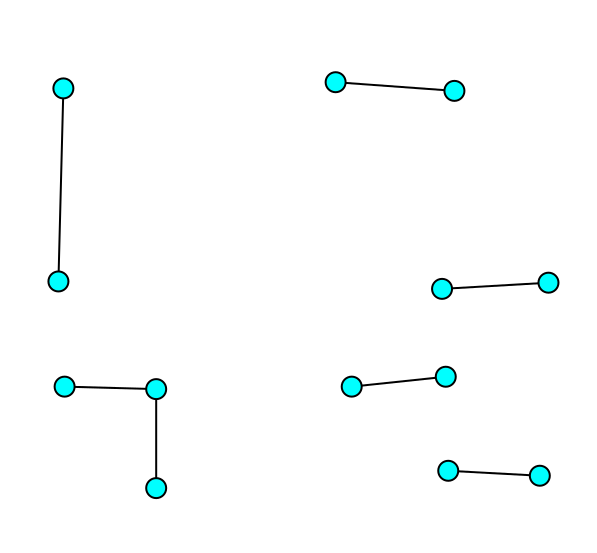
#> input picture Sample Images/1.png, 597 x 553 px
$ python -i question2.py   (imports and definitions only)   (older library calls are emulated)
#> lines starting #> are read from the running program, lines starting #| are printed output that depends on the picture; after the words box and inside, x2 and y2 are one past the last pixel; in counts of white or black regions, pixels touching at a corner belong together
# import required libraries

# pandas==0.22.0
# opencv-python==3.4.2.16

import cv2
import pandas as pd

answers = [] #initialize a list for storing the output (amount required by lenna ) for each image.

def max_cities(image):
#> called with image = '../Sample Images/1.png'
	dict_states = {} #initialize a dictionary to store number of cities for each state.
	img = cv2.imread(image,0) #take in the input image as a grayscale image.
#> img: shape (553, 597); min 0, max 255, mean 252
	imgneg = cv2.bitwise_not(img) #convert the image to it's negative.
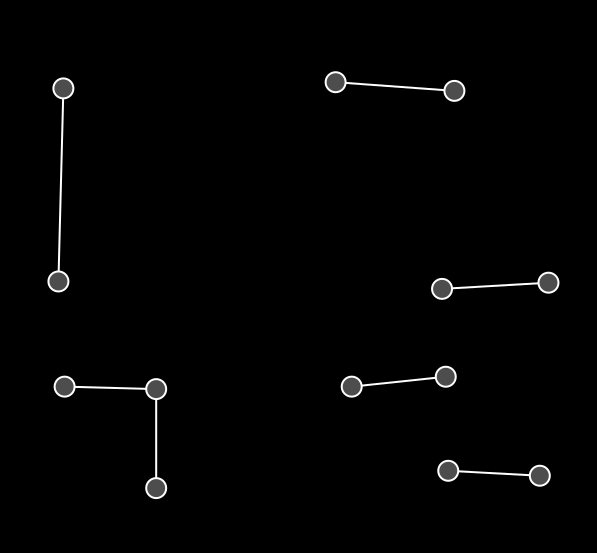
#> imgneg: shape (553, 597); min 0, max 255, mean 3
	ret,thresh = cv2.threshold(imgneg,155,255,0) #threshold the image
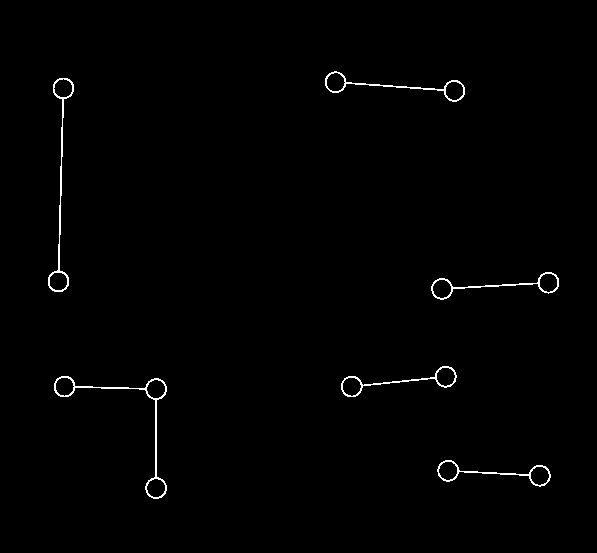
#> thresh: shape (553, 597); 0.83% white in thin lines or dots, all inside (x1, y1, x2, y2) = (48, 71, 559, 499)
	im2, contours, hierarchy = cv2.findContours(thresh,cv2.RETR_TREE,cv2.CHAIN_APPROX_SIMPLE) #find all the contours in the image.
#> contours = 19 contours; largest, box (x1, y1, x2, y2) and area: (54, 376, 167, 499) 1157, (48, 78, 74, 292) 818, (325, 71, 465, 102) 758, (431, 272, 559, 300) 751, (437, 460, 551, 487) 742
	filtered_hierarchy = [] #initialize a list to filter out the unwanted hirerarchy of contours.
	for i in range(len(contours)):
		approx = cv2.approxPolyDP(contours[i],0.01*cv2.arcLength(contours[i],True),True) #to check if the contour is a circle or not.
		area = cv2.contourArea(contours[i]) #calculate the area of the contour
		if (len(approx) > 8 or (area > 180 and area < 700)): #if number of side of a contour >  8 and area of the contour in [180,700].
			filtered_hierarchy.append(hierarchy[0][i].tolist()) #hierarchy[0][i] is a ndarray. convert it to list and append to filtered_hierarchy.
#> this loop made 19 passes
#> area on passes 1 to 12: 742, 277.5, 278.5, 1157, 275, 275, 271, 740, 274, 276.5, 751, 278
#> after the loop, filtered_hierarchy = 19 items, first 6: [3, -1, 1, -1], [2, -1, -1, 0], [-1, 1, -1, 0], [7, 0, 4, -1], [5, -1, -1, 3], [6, 4, -1, 3]

	for h in filtered_hierarchy:
		if (h[3] != -1): # if the contour is a child another contour
			if (h[3] not in dict_states.keys()): # store the number of cities as a value for each state as the key.
				dict_states[h[3]] = 1
			else:
				dict_states[h[3]] += 1
#> this loop made 19 passes
#> h on passes 1 to 12: [3, -1, 1, -1], [2, -1, -1, 0], [-1, 1, -1, 0], [7, 0, 4, -1], [5, -1, -1, 3], [6, 4, -1, 3], [-1, 5, -1, 3], [10, 3, 8, -1], [9, -1, -1, 7], [-1, 8, -1, 7], [13, 7, 11, -1], [12, -1, -1, 10]
#> after the loop, dict_states = {0: 2, 3: 3, 7: 2, 10: 2, 13: 2, 16: 2}
	if (dict_states.values()): #check if dict_states not empty.
		return max(dict_states.values())
	else: 						#the intenral contours were not detected properly.
		return 5 #a random number

# [6 lines not run here, left out]

df = pd.DataFrame(answers,columns=['id','number']) #initialize a dataframe and feed answers list as the data into it.
# [1 line not run here, left out]

>>> result = max_cities('../Sample Images/1.png')
#> result = 3

$ run again, on Sample Images/10.png
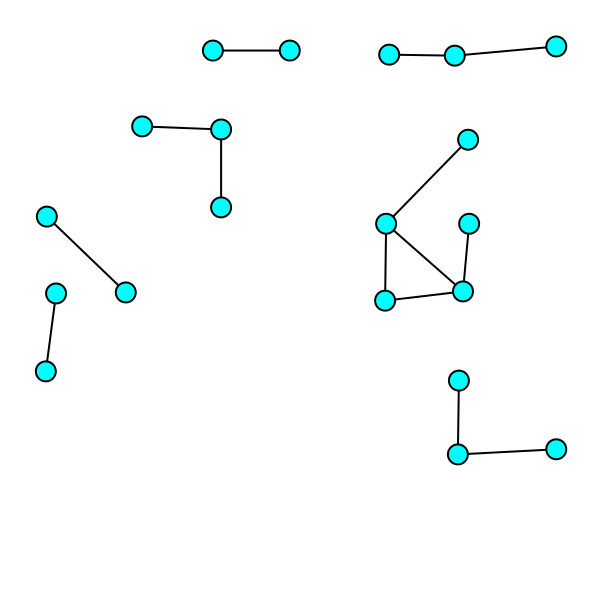
#> input picture Sample Images/10.png, 598 x 589 px
#> in max_cities, `imgneg = cv2.bitwise_not(img) #convert the image to it's negative.`:
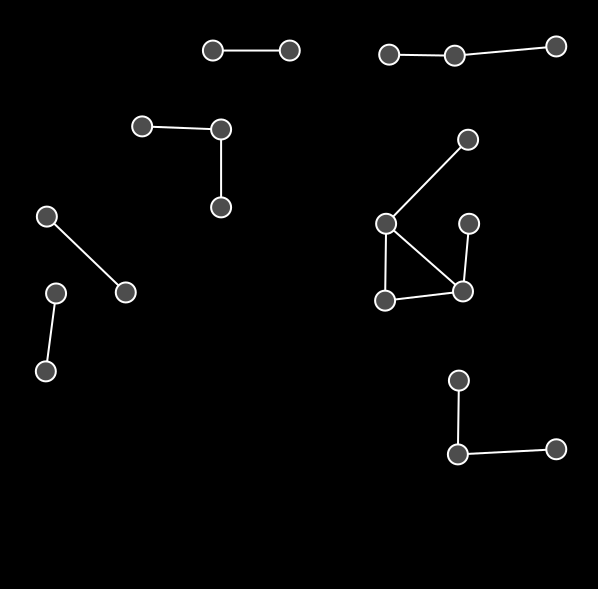
#> imgneg: shape (589, 598); min 0, max 255, mean 4.2
#> in max_cities, `ret,thresh = cv2.threshold(imgneg,155,255,0)`:
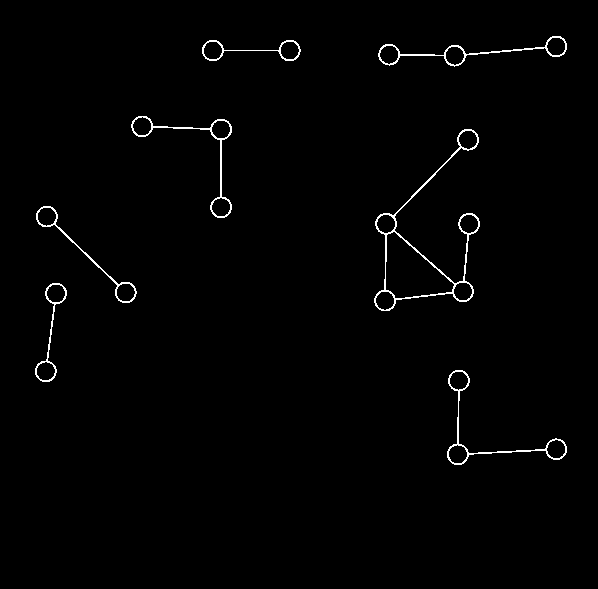
#> thresh: shape (589, 598); 1.1% white in thin lines or dots, all inside (x1, y1, x2, y2) = (35, 36, 567, 465)
#> contours = 28 contours; largest, box (x1, y1, x2, y2) and area: (374, 129, 480, 311) 4756, (385, 231, 455, 299) 2733, (378, 36, 567, 67) 1125, (131, 116, 232, 218) 1124, (447, 370, 567, 465) 1116
#> the loop in max_cities, `for i in range(len(contours)):` made 28 passes
#> area on passes 1 to 8: 1116, 276.5, 276.5, 276.5, 723.5, 276.5, 274, 777.5
#> after the loop in max_cities, `for i in range(len(contours)):`: filtered_hierarchy = 27 items, first 6: [4, -1, 1, -1], [2, -1, -1, 0], [3, 1, -1, 0], [-1, 2, -1, 0], [7, 0, 5, -1], [6, -1, -1, 4]
#> the loop in max_cities, `for h in filtered_hierarchy:` made 27 passes
#> after the loop in max_cities, `for h in filtered_hierarchy:`: dict_states = {0: 3, 4: 2, 7: 2, 10: 5, 17: 3, 21: 2, 24: 3}
#> result = 5

$ run again, on Sample Images/2.png
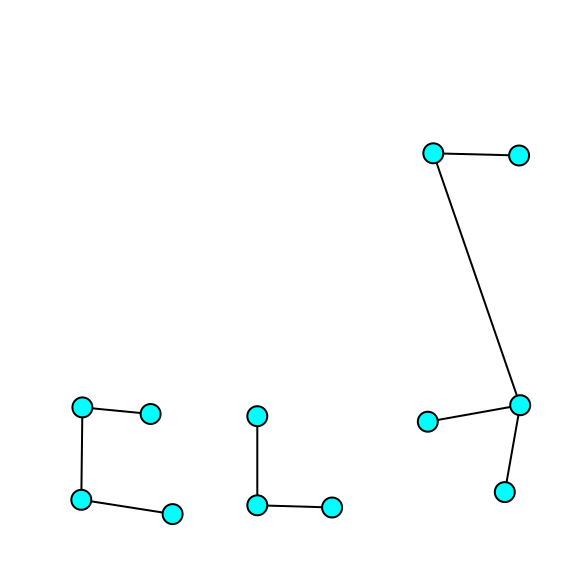
#> input picture Sample Images/2.png, 585 x 564 px
#> in max_cities, `imgneg = cv2.bitwise_not(img) #convert the image to it's negative.`:
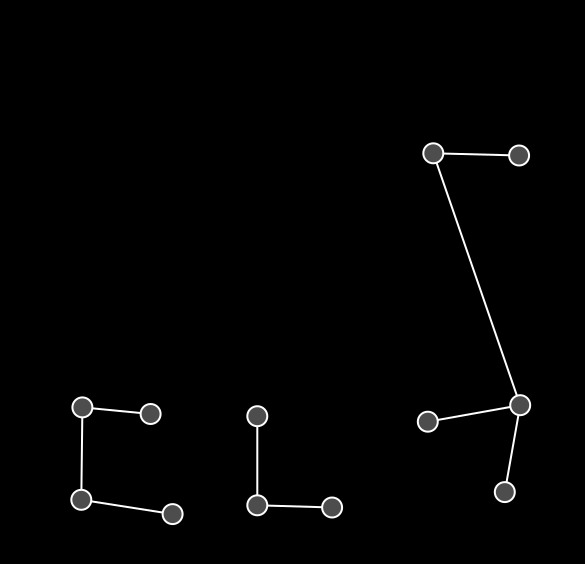
#> imgneg: shape (564, 585); min 0, max 255, mean 3
#> in max_cities, `ret,thresh = cv2.threshold(imgneg,155,255,0)`:
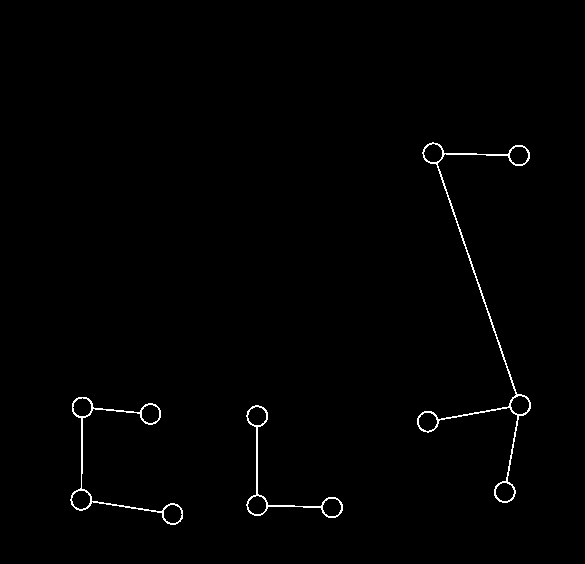
#> thresh: shape (564, 585); 0.85% white in thin lines or dots, all inside (x1, y1, x2, y2) = (70, 142, 531, 525)
#> contours = 15 contours; largest, box (x1, y1, x2, y2) and area: (417, 142, 531, 503) 2086, (70, 397, 183, 525) 1510, (246, 405, 343, 518) 1136, (247, 406, 267, 426) 278, (71, 490, 91, 510) 278
#> the loop in max_cities, `for i in range(len(contours)):` made 15 passes
#> area on passes 1 to 8: 1135.5, 274, 276, 277.5, 1510.5, 275.5, 277.5, 274
#> after the loop in max_cities, `for i in range(len(contours)):`: filtered_hierarchy = [[4, -1, 1, -1], [2, -1, -1, 0], [3, 1, -1, 0], [-1, 2, -1, 0], [9, 0, 5, -1], [6, -1, -1, 4], [7, 5, -1, 4], [8, 6, -1, 4], [-1, 7, -1, 4], [-1, 4, 10, -1], [11, -1, -1, 9], [12, 10, -1, 9], [13, 11, -1, 9], [14, 12, -1, 9], [-1, 13, -1, 9]]
#> the loop in max_cities, `for h in filtered_hierarchy:` made 15 passes
#> after the loop in max_cities, `for h in filtered_hierarchy:`: dict_states = {0: 3, 4: 4, 9: 5}
#> result = 5

$ run again, on Sample Images/3.png
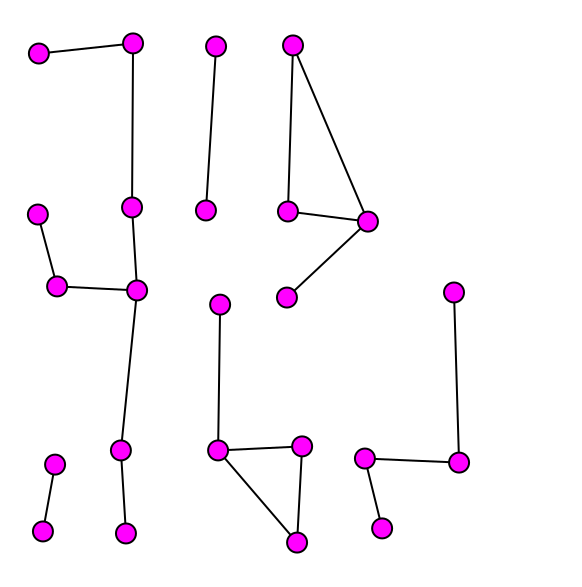
#> input picture Sample Images/3.png, 582 x 587 px
#> in max_cities, `imgneg = cv2.bitwise_not(img) #convert the image to it's negative.`:
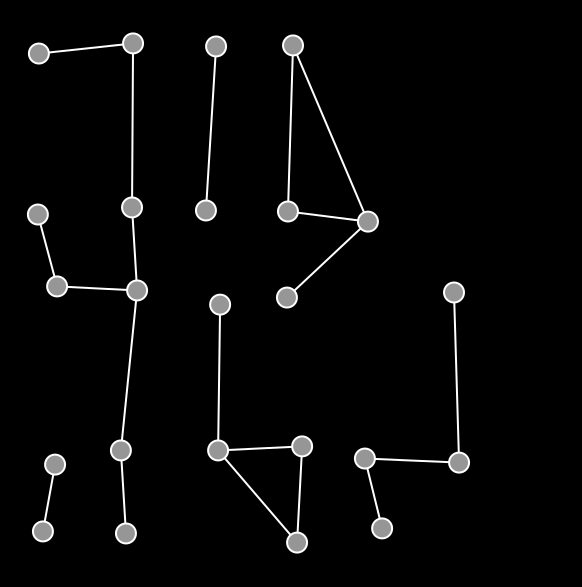
#> imgneg: shape (587, 582); min 0, max 255, mean 7.7
#> in max_cities, `ret,thresh = cv2.threshold(imgneg,155,255,0)`:
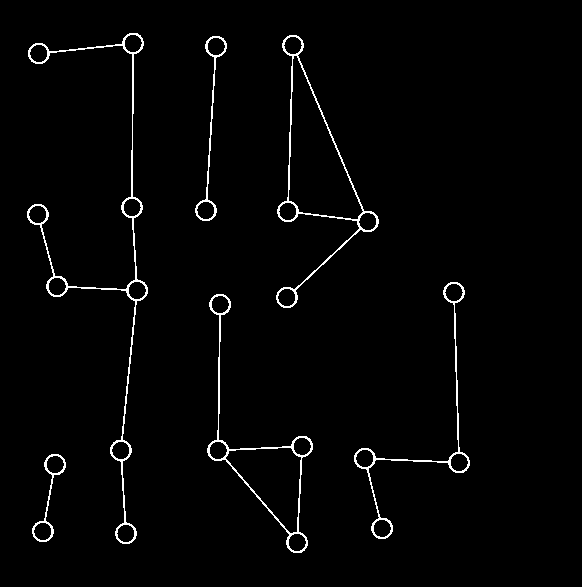
#> thresh: shape (587, 582); 2% white in thin lines or dots, all inside (x1, y1, x2, y2) = (27, 33, 470, 553)
#> contours = 32 contours; largest, box (x1, y1, x2, y2) and area: (276, 35, 379, 308) 8098, (288, 55, 364, 220) 6340, (207, 294, 313, 553) 5422, (225, 447, 302, 534) 3740, (27, 33, 148, 544) 3190
#> the loop in max_cities, `for i in range(len(contours)):` made 32 passes
#> area on passes 1 to 8: 717, 253, 252, 5421.5, 253, 3740, 253, 252
#> after the loop in max_cities, `for i in range(len(contours)):`: filtered_hierarchy = 30 items, first 6: [3, -1, 1, -1], [2, -1, -1, 0], [-1, 1, -1, 0], [9, 0, 4, -1], [5, -1, -1, 3], [7, 5, -1, 3]
#> the loop in max_cities, `for h in filtered_hierarchy:` made 30 passes
#> after the loop in max_cities, `for h in filtered_hierarchy:`: dict_states = {0: 2, 3: 4, 9: 4, 14: 2, 17: 4, 23: 8}
#> result = 8
